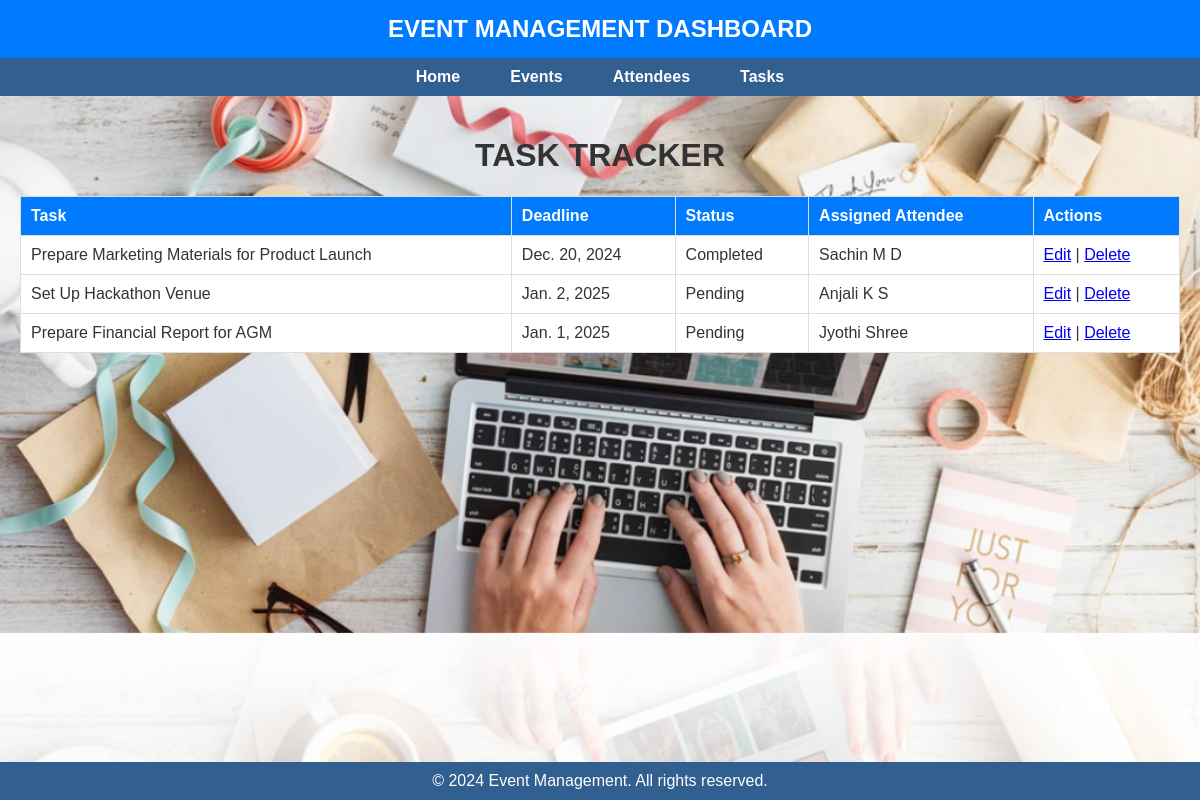
Page /task/ on the committed database.
### task/models.py (models this page shows, shortened)
class Task(models.Model):
    STATUS_CHOICES = [
        ('PENDING', 'Pending'),
        ('COMPLETED', 'Completed'),
    ]
    name = models.CharField(max_length=200)
    deadline = models.DateField()
    status = models.CharField(max_length=10, choices=STATUS_CHOICES, default='PENDING')
    assigned_attendee = models.ForeignKey(Attendee, on_delete=models.CASCADE, related_name='tasks')
    event = models.ForeignKey(Event, on_delete=models.CASCADE, related_name='tasks')

### attendive/models.py (models this page shows, shortened)
class Attendee(models.Model):
    name = models.CharField(max_length=100)
    email = models.EmailField(unique=True)
    events = models.ManyToManyField(Event, related_name='attendees')  # ManyToManyField to Event

### task/views.py (the view)
# urls.py: path('', views.task_list, name='task_list'),
def task_list(request):
    tasks = Task.objects.all()
    return render(request, 'task/task_list.html', {'tasks': tasks})

### task/templates/task/task_list.html
{% extends 'base.html' %} {% block content %}
<center><h1>TASK TRACKER</h1></center>
<table>
  <thead>
    <tr>
      <th>Task</th>
      <th>Deadline</th>
      <th>Status</th>
      <th>Assigned Attendee</th>
      <th>Actions</th>
    </tr>
  </thead>
  <tbody>
    {% for task in tasks %}
    <tr>
      <td>{{ task.name }}</td>
      <td>{{ task.deadline }}</td>
      <td>{{ task.get_status_display }}</td>
      <td>{{ task.assigned_attendee.name }}</td>
      <td>
        <a href="{% url 'task_edit' task.id %}">Edit</a> |
        <a href="{% url 'task_delete' task.id %}">Delete</a>
      </td>
    </tr>
    {% endfor %}
  </tbody>
</table>
{% endblock %}

### templates/base.html (shortened to what this page needs)
<!DOCTYPE html>
<html lang="en">
  <head>
    {% load static %}
  </head>
  <body>
    <header>EVENT MANAGEMENT DASHBOARD</header>
    <nav>
      <ul>
        <li><a href="{% url 'home' %}">Home</a></li>
        <li><a href="{% url 'event_list' %}">Events</a></li>
        <li><a href="{% url 'attendee_list' %}">Attendees</a></li>
        <li><a href="{% url 'task_list' %}">Tasks</a></li>
      </ul>
    </nav>
    <div class="container">{% block content %} {% endblock %}</div>
    <footer>&copy; 2024 Event Management. All rights reserved.</footer>
  </body>
</html>

### rows in the picture
Task: name "Prepare Marketing Materials for Product Launch", deadline "Dec. 20, 2024", status "Completed", assigned_attendee.name "Sachin M D"
Task: name "Set Up Hackathon Venue", deadline "Jan. 2, 2025", status "Pending", assigned_attendee.name "Anjali K S"
Task: name "Prepare Financial Report for AGM", deadline "Jan. 1, 2025", status "Pending", assigned_attendee.name "Jyothi Shree"
